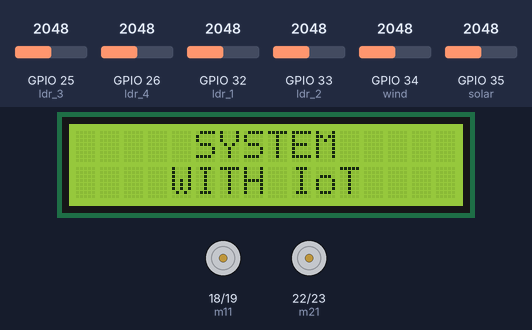
Recording of a sketch running on a simulated ESP32. Shown: 16×2 character LCD, motor-driver pin pairs drawn as motors (green arrow = first pin HIGH = forward, orange = second pin HIGH = backward, longer = more drive). The inputs (shaded band) are chosen by the test bench; at power-on: GPIO 25 (ldr_3) = 2048, GPIO 32 (ldr_1) = 2048, GPIO 34 (wind) = 2048, GPIO 35 (solar) = 2048, GPIO 26 (ldr_4) = 2048, GPIO 33 (ldr_2) = 2048 (analog values on the 0–4095 scale). WiFi joins after 1.5 s; servers stay silent unless stated; uploads are accepted with an empty reply; what the sketch prints to the serial monitor is not drawn.

Above: at 1.9 s.
At 5.7 s:
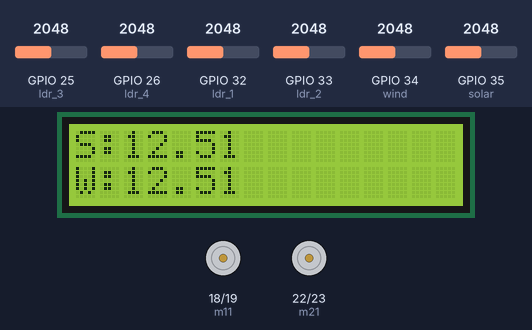
5.8 s: GPIO 25 (ldr_3) set to 337
7.6 s: GPIO 25 (ldr_3) set to 290
At 8.22 s:
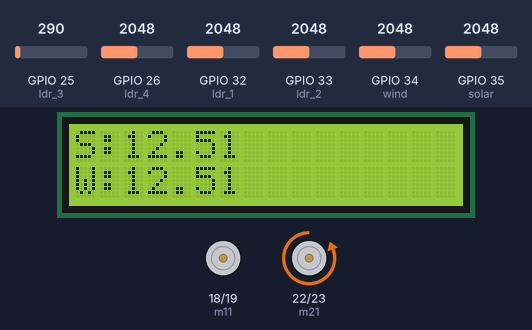
10.7 s: GPIO 32 (ldr_1) set to 355
12.7 s: GPIO 32 (ldr_1) set to 295
At 13.56 s:
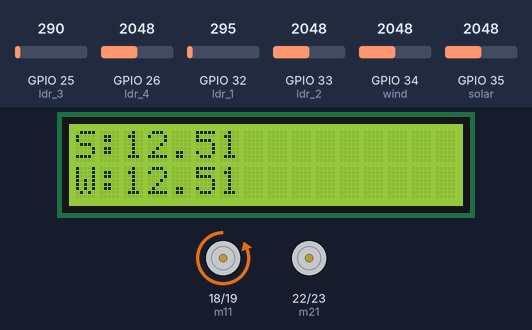
15.8 s: GPIO 34 (wind) set to 2866
At 16.66 s:
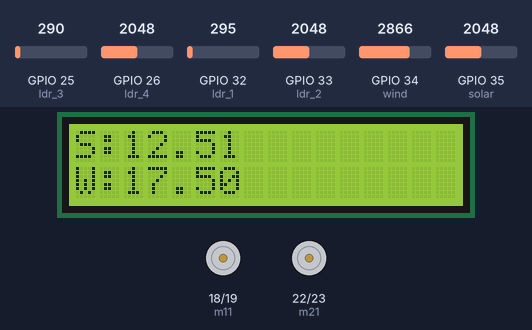
17.9 s: GPIO 35 (solar) set to 2866
At 19.32 s:
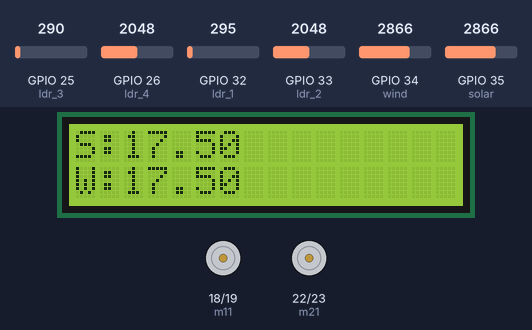
Timing chart, 0 to 68.0 s (numbered marks = the images above; inputs shaded):
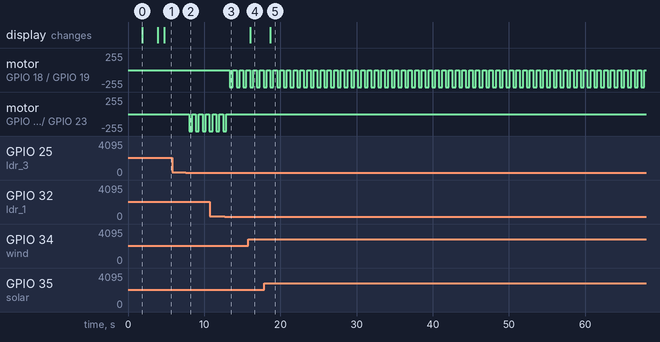

The sketch:

hybrid_power_dual_axis_sreyas_esp32.ino
```cpp
#include <WiFi.h>
#include <HTTPClient.h>
#include <LiquidCrystal.h>
#include <String.h>

LiquidCrystal lcd (15,2,4,16,17,5);
#define wind 34
#define solar 35


int r, i, flag;


#define ldr_1 32
#define ldr_2 33
#define ldr_3 25
#define ldr_4 26
#define m11 18
#define m12 19
#define m21 22
#define m22 23

unsigned int ldr1 = 0;
unsigned int ldr2 = 0;
unsigned int ldr3 = 0;
unsigned int ldr4 = 0;

unsigned int t = 0;

float w = 0;
float s = 0;

void lcdstring (int a, int b, String w);

// WiFi parameters to be configured
const char* ssid = "project12"; // Hoofdlettergevoelig
const char* password = "project123456"; // Hoofdlettergevoelig

String q = "http://projectsiot.xyz/IoTProjects/Hybrid/upload.php?";
String iot = "\0";
String p = "http://sms.scubedigi.com/api.php?username=Mydreamacd&password=Mydre@m123&to=9493206867&from=MYDREM&message=";
String msg = "\0";


String voltageS = "\0";
String voltageW = "\0";

void setup() {
  // put your setup code here, to run once:
Serial.begin(9600);
Serial.println("power up");


  Serial.print("Bezig met verbinden");
 WiFi.begin(ssid, password); // Connect to WiFi
 lcd.begin(16,2);

Serial.println("power up");


lcd.clear ();
lcd.setCursor (0,0);
lcd.print ("WELCOME TO HYBRID");
lcd.setCursor (0,1);
lcd.print ("POWER GENERATION");

delay (1800);

lcd.clear ();
lcd.setCursor (0,0);
lcd.print ("     SYSTEM");
lcd.setCursor (0,1);
lcd.print ("    WITH IoT    ");
delay(2000);


pinMode(ldr_1,INPUT);
pinMode(ldr_2,INPUT);
pinMode(ldr_3,INPUT);
pinMode(ldr_4,INPUT);

pinMode(wind,INPUT);
pinMode(solar,INPUT);

pinMode(m11,OUTPUT);
pinMode(m12,OUTPUT);
pinMode(m21,OUTPUT);
pinMode(m22,OUTPUT);

  while (WiFi.status() != WL_CONNECTED) {
     lcd.clear();
     lcdstring(0,0,"connecting to ");
     lcdstring(0,1,ssid);
     delay(500);
     Serial.print(".");
  }
  lcd.clear();
     lcdstring(0,0,"connected to");
     lcdstring(0,1,ssid);
  // Verbonden.
  Serial.println("OK!");

  // Access Point (SSID).
  Serial.print("SSID: ");
  Serial.println(WiFi.SSID());

  // IP adres.
  Serial.print("IP: ");
  Serial.println(WiFi.localIP());

  // Signaalsterkte.
  long rssi = WiFi.RSSI();
  Serial.print("Signaal sterkte (RSSI): ");
  Serial.print(rssi);
  Serial.println(" dBm");
  Serial.println("");


if(WiFi.status()== WL_CONNECTED){ //Check WiFi connection status

    HTTPClient http; //Declare an object of class HTTPClient
   // http.begin("http://sms.scubedigi.com/api.php?username=Mydreamacd&password=Mydre@m123&to=9652490222&from=MYDREM&message=RJANED;LKSDF"); //Specify request destination

  http.begin("http://projectsiot.xyz/IoTProjects/Hybrid/upload.php?a=U&b=N");

int httpCode = http.GET(); //Send the request
    if (httpCode > 0) { //Check the returning code
      String payload = http.getString(); //Get the request response payload
      Serial.println(payload); //Print the response payload
    }
    http.end(); //Close connection

delay(500);
}
}

void loop() {
  // put your main code here, to run repeatedly:
analogReadResolution(10);

w = analogRead (wind);
s = analogRead (solar);

ldr1 = analogRead(ldr_1);
ldr2 = analogRead(ldr_2);
ldr3 = analogRead(ldr_3);
ldr4 = analogRead(ldr_4);
delay (80);

Serial.print("wind value = "); Serial.println(w);
Serial.print("solar value = "); Serial.println (s);
Serial.println("");
Serial.print("ldr1 = "); Serial.println(ldr1);
Serial.print("ldr2 = "); Serial.println(ldr2);
Serial.print("ldr3 = "); Serial.println(ldr3);
Serial.print("ldr4 = "); Serial.println(ldr4);
Serial.println("");
Serial.println("");
//s = s*125/1023;
//w = w*125/1023;

//s = (s/2) - 2;
//w = (w/2) - 2;

float sol= s * (5.00/1023.00)*5;
float win= w * (5.00/1023.00)*5;

Serial.print("WIND VOLTAGE = "); Serial.println (sol);
Serial.print("SOLAR VOLTAGE = "); Serial.println (win);

voltageS = sol;
voltageW = win;

lcd.clear ();
lcd.setCursor (0,0);
lcd.print ("S:"+String(sol));
lcd.setCursor (0,1);
lcd.print ("W:"+String(win));

if((ldr1>80)&&(ldr2<80))
{
  t++;
  Serial.print("t = "); Serial.println(t);
  Serial.println("moving down");
  digitalWrite(m11,HIGH);
  digitalWrite(m12,LOW);
  delay(400);
   digitalWrite(m11,LOW);
  digitalWrite(m12,LOW);
  digitalWrite(m21,LOW);
  digitalWrite(m22,LOW);

}
else if((ldr1<80)&&(ldr2>80))
{
  t++;
  Serial.print("t = "); Serial.println(t);
  Serial.println("moving up");
  digitalWrite(m11,LOW);
  digitalWrite(m12,HIGH);
  delay(400);
   digitalWrite(m11,LOW);
  digitalWrite(m12,LOW);
  digitalWrite(m21,LOW);
  digitalWrite(m22,LOW);
  //thingspeak ();
}
else if((ldr3>80)&&(ldr4<80))
{
  t++;
  Serial.print("t = "); Serial.println(t);
  Serial.println("moving left**");
  digitalWrite(m21,HIGH);
  digitalWrite(m22,LOW);
  delay(400);
   digitalWrite(m11,LOW);
  digitalWrite(m12,LOW);
  digitalWrite(m21,LOW);
  digitalWrite(m22,LOW);
 // thingspeak ();
}
else if((ldr3<80)&&(ldr4>80))
{
  t++;
  Serial.print("t = "); Serial.println(t);
  Serial.println("moving right**");
  digitalWrite(m21,LOW);
  digitalWrite(m22,HIGH);
  delay(400);
   digitalWrite(m11,LOW);
  digitalWrite(m12,LOW);
  digitalWrite(m21,LOW);
  digitalWrite(m22,LOW);
  //thingspeak ();
}
else
{
  Serial.println("STOP");
    digitalWrite(m11,LOW);
  digitalWrite(m12,LOW);
  digitalWrite(m21,LOW);
  digitalWrite(m22,LOW);
 // thingspeak ();
}
  iot  = q + "a=" + String(sol) + "&b=" + String(win) ;
  send2server ();

}//loop
void send2server ()
{
   Serial.println(iot);
if(WiFi.status()== WL_CONNECTED){ //Check WiFi connection status

    HTTPClient http; //Declare an object of class HTTPClient

   http.begin(iot);

int httpCode = http.GET(); //Send the request
    if (httpCode > 0) { //Check the returning code
      String payload = http.getString(); //Get the request response payload
      Serial.println(payload); //Print the response payload
    }
    http.end(); //Close connection

delay(100);
}
}

void lcdstring (int a, int b, String w)
{
  lcd.setCursor(a,b);
  lcd.print(w);
}
```

Measured:
- the behaviour switches between 320 and 319 on GPIO 25 (ldr_3) (found by bisection; images 1 and 2)
- the behaviour switches between 320 and 319 on GPIO 32 (ldr_1) (found by bisection; images 2 and 3)
- after the input at 5.8 s, every drawn part: stays the same
- after the input at 7.6 s, motor on GPIO 22 (m21) / GPIO 23 (m22): alternates backward 255/255 for 0.40 s and stopped for 0.49 s, starting after 0.42 s
- after the input at 12.7 s, motor on GPIO 18 (m11) / GPIO 19 (m12): alternates backward 255/255 for 0.40 s and stopped for 0.48 s, starting after 0.66 s; motor on GPIO 22 (m21) / GPIO 23 (m22): goes on until 12.9 s, then stays stopped
- after the input at 15.8 s, the display: changes after 0.22 s (image 4)
- after the input at 17.9 s, the display: changes after 0.77 s (image 5)
- what the display in image 0 shows lasts 2.0 s, from 1.9 s to 3.9 s
